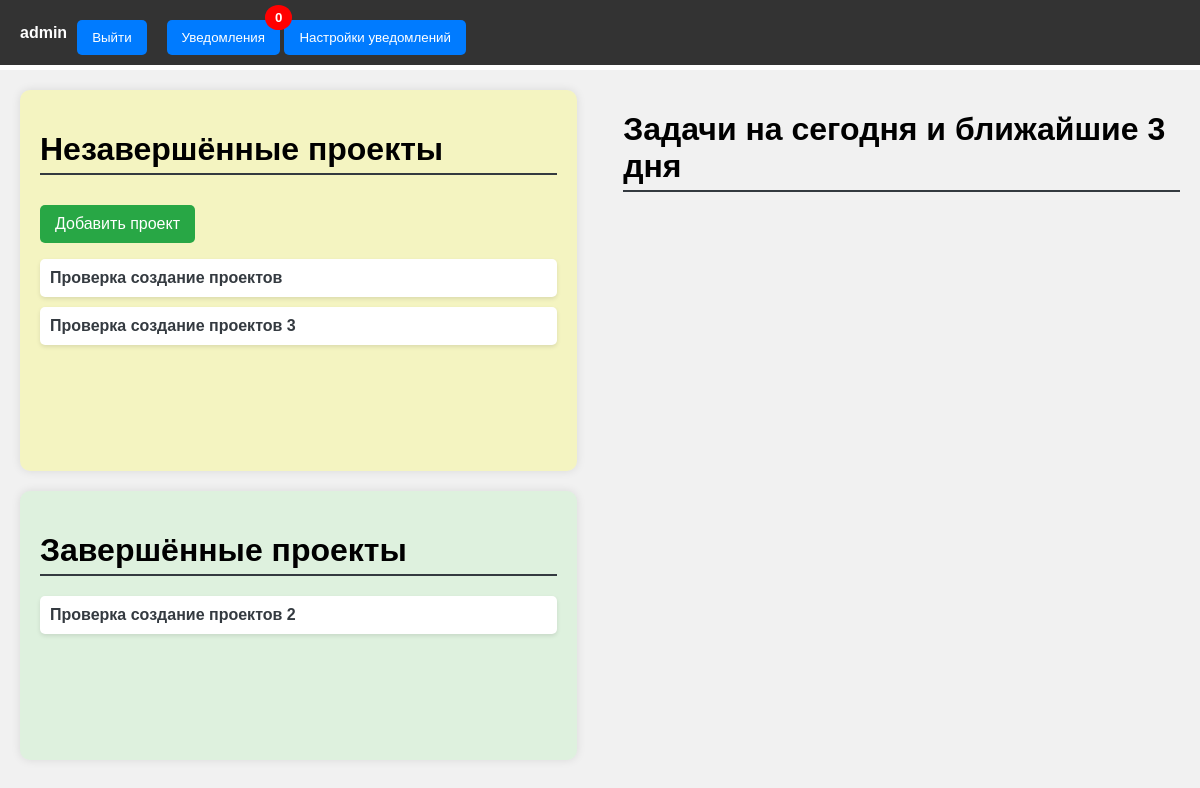
The app's page /home/ (signed in), older data.
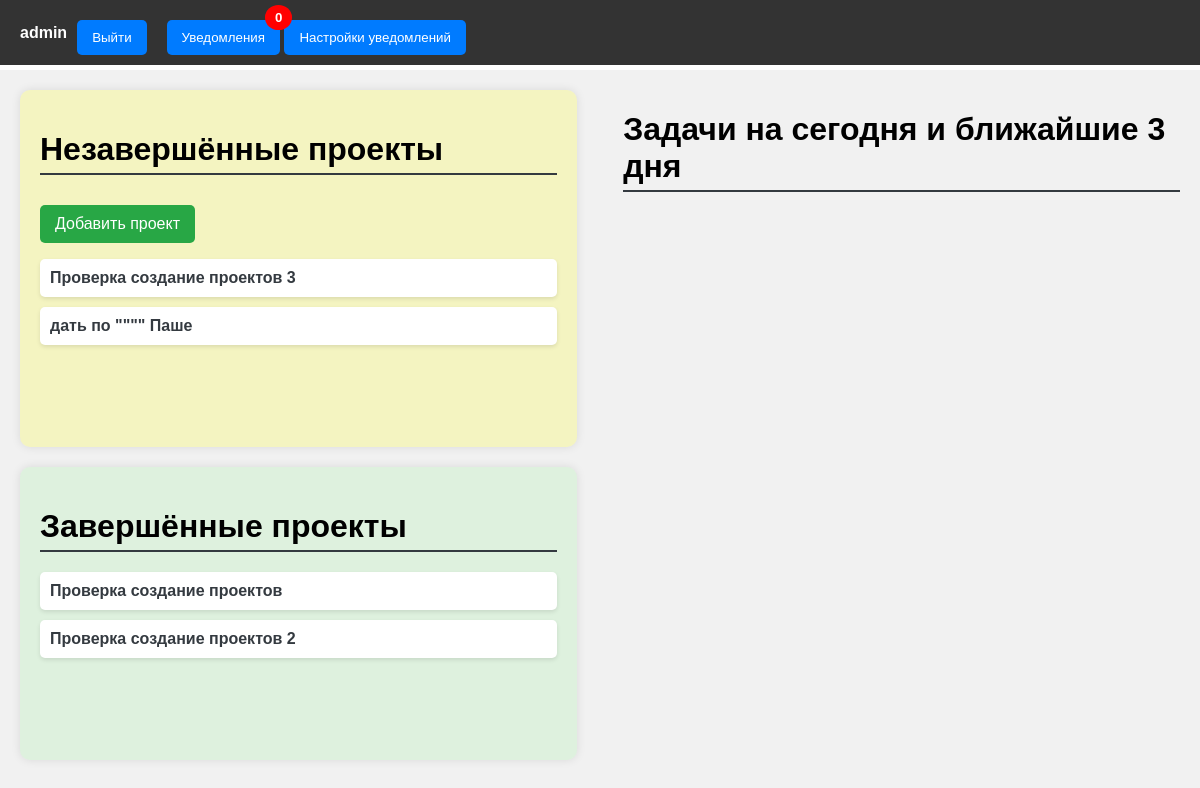
The same page, newer data.
### tasks/models.py (models this page shows, shortened)
class Project(models.Model):
    name = models.CharField(max_length=255)
    description = models.TextField(blank=True, null=True)
    date_created = models.DateTimeField(auto_now_add=True)
    updated_at = models.DateTimeField(auto_now=True)
    completed = models.BooleanField(default=False)
    owner = models.ForeignKey(CustomUser, related_name='owned_projects', on_delete=models.CASCADE)
    users = models.ManyToManyField(get_user_model(), through='ProjectRole')

### tasks/views.py (the view)
# urls.py: 2. Add a URL to urlpatterns:  path('', views.home, name='home')
@login_required
def home(request):
    user = request.user
    projects = Project.objects.filter(users=user)
    completed_projects = projects.filter(completed=True)
    incomplete_projects = projects.filter(completed=False)
    tasks = Task.objects.filter(due_date__range=[timezone.now().date(), timezone.now().date() + timedelta(days=3)])
    notifications = user.notifications.filter(read=False)
    notifications_count = notifications.count()
    notification_settings = user.notification_settings
    notification_types = Notification.NOTIFICATION_TYPES
    return render(request, 'home.html', {
        'completed_projects': completed_projects,
        'incomplete_projects': incomplete_projects,
        'tasks': tasks,
        'notifications': notifications,
        'notifications_count': notifications_count,
        'notification_settings': notification_settings,
        'notification_types': notification_types,
    })

### tasks/templatetags/custom_tags.py (called while the page is built)
@register.filter
def get_item(dictionary, key):
    if isinstance(dictionary, dict):
        return dictionary.get(key)
    return None

### tasks/templates/home.html (shortened to what this page needs)
{% load static %}
<!DOCTYPE html>
<html lang="ru">
<head>
    <link rel="stylesheet" href="{% static 'css/home.css' %}">
</head>
<body>
    <div class="navbar">
        <div class="container">
            <div class="user-info">
                <span>{{ request.user.username }}</span>
                <form method="post" action="{% url 'logout' %}">
                    <button type="submit" class="btn btn-logout">Выйти</button>
                </form>
                <div class="notification">
                    <button onclick="toggleNotifications()" class="btn notification-btn">
                        Уведомления <span class="badge">{{ notifications_count }}</span>
                    </button>
                    <button onclick="toggleNotificationSettings()" class="btn notification-settings-btn">Настройки уведомлений</button>
                </div>
            </div>
        </div>
    </div>
    {% include 'notification_settings.html' %}
    <div class="content container">
        <div class="projects">
            <div class="incomplete-projects">
                <h1>Незавершённые проекты</h1>
                <a href="{% url 'add_project' %}" class="btn btn-add">Добавить проект</a>
                <ul class="project-list">
                    {% for project in incomplete_projects %}
                        <li class="project-item">
                            <a href="{% url 'project_detail' project.id %}">{{ project.name }}</a>
                        </li>
                    {% endfor %}
                </ul>
            </div>
            <div class="completed-projects">
                <h1>Завершённые проекты</h1>
                <ul class="project-list">
                    {% for project in completed_projects %}
                        <li class="project-item">
                            <a href="{% url 'project_detail' project.id %}">{{ project.name }}</a>
                        </li>
                    {% endfor %}
                </ul>
            </div>
        </div>
        <div class="tasks">
            <h1>Задачи на сегодня и ближайшие 3 дня</h1>
        </div>
    </div>
</body>
</html>

Row changes from the older to the newer data that the page shows:
added Project: name "дать по \"\"\"\" Паше", shown under "Незавершённые проекты"
changed Project "Проверка создание проектов": moves from the list under "Незавершённые проекты" to the list under "Завершённые проекты"
